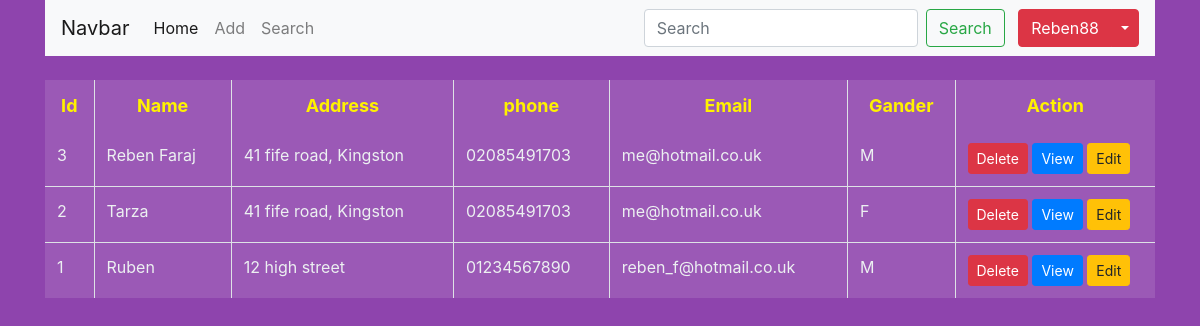
The page / on the database its author committed.
### tables this page shows
CREATE TABLE `app` (
  `id` int(11) NOT NULL,
  `name` varchar(15) NOT NULL,
  `address` varchar(255) NOT NULL,
  `email` varchar(255) NOT NULL,
  `gander` varchar(5) NOT NULL,
  `phone` varchar(18) NOT NULL
);

### index.php (the view, shortened to what this page needs)
<!DOCTYPE html>
<html lang="pt-br">
    <head>
        <link rel="stylesheet" href="assets/css/bootstrap.min.css">
        <link rel="stylesheet" href="assets/css/custom.css">
    </head>
    <body>
        <div class="container">
            <nav class="navbar navbar-expand-lg navbar-light bg-light">
                <a class="navbar-brand" href="#">Navbar</a>
                <div class="collapse navbar-collapse" id="navbarTogglerDemo03">
                    <ul class="navbar-nav mr-auto mt-2 mt-lg-0">
                        <li class="nav-item active">
                            <a class="nav-link" href="index.php">Home <span class="sr-only">(current)</span></a>
                        </li>
                        <li class="nav-item">
                            <a class="nav-link" href="create.php">Add</a>
                        </li>
                        <li class="nav-item">
                            <a class="nav-link" href="search.php">Search </a>
                        </li>
                    </ul>
                    <form class="form-inline my-2 my-lg-0">
                        <input class="form-control mr-sm-2" type="search" placeholder="Search" aria-label="Search">
                        <button class="btn btn-outline-success my-2 my-sm-0" type="submit">Search</button>
                        <div class="btn-group">
                            <button type="button" class="btn btn-danger">Reben88</button>
                            <button type="button" class="btn btn-danger dropdown-toggle dropdown-toggle-split" data-toggle="dropdown" aria-haspopup="true" aria-expanded="false">
                            </button>
                        </div>
                    </form>
                </div>
            </nav>
            <div class="row">
                <div class="container">
                    <div class="clear-fix"><br></div>
                    <table class="table table-bordered tb">
                        <thead class="th">
                            <tr>
                                <th scope="col">Id</th>
                                <th scope="col">Name</th>
                                <th scope="col">Address</th>
                                <th scope="col">phone</th>
                                <th scope="col">Email</th>
                                <th scope="col">Gander</th>
                                <th scope="col">Action</th>
                            </tr>
                        </thead>
                        <tbody class="tbody">
                            <?php
                            $pdo = Config::connector();
                            $sql = 'SELECT * FROM app ORDER BY id DESC';
                            foreach($pdo->query($sql)as $row)
                            {
                            echo '<tr>';
                                            echo '<td>'. $row['id'] . '</td>';
                                echo '<td>'. $row['name'] . '</td>';
                                echo '<td>'. $row['address'] . '</td>';
                                echo '<td>'. $row['phone'] . '</td>';
                                echo '<td>'. $row['email'] . '</td>';
                                echo '<td>'. $row['gander'] . '</td>';
                                echo'
                                <td width=200>
                                    <form action="delete.php?id='.$row['id'].'" method="POST">
                                        <button class="btn btn-danger btn-sm" name="archive" type="submit" onclick="archiveFunction()">  Delete</button>
                                        <input type="hidden" name="id" id="id" value='. $row['name'] .'>
                                         <a class="btn btn-primary btn-sm" href="read.php?id='.$row['id'].'">View</a>
                                    <a class="btn btn-warning btn-sm" href="update.php?id='.$row['id'].'">Edit</a>
                                    </td>';
                            echo '</tr>';
                            }
                            ?>
                        </tbody>
                    </table>
                </div>
            </div>
            <link rel="stylesheet" type="text/css" href="https://cdnjs.cloudflare.com/ajax/libs/sweetalert/1.1.3/sweetalert.min.css">
        </body>
    </html>

### assets/css/custom.css (style rules this page uses)
body { background-color: #8e44ad; color: white ; }
.tb { color:#ecf0f1; border:0; border-style: hidden; background-color: #9b59b6; }
.tbody { border:10px; border-color: yellow; }
.th { background-color: #9b59b6; font-size: 18px; text-align: center; font-weight: bolder; color: #fff200; border:0; border-style: hidden; }

### rows shown on the page
app: id "3", name "Reben Faraj", address "41 fife road, Kingston", phone "02085491703", email "me@hotmail.co.uk", gander "M"
app: id "2", name "Tarza", address "41 fife road, Kingston", phone "02085491703", email "me@hotmail.co.uk", gander "F"
app: id "1", name "Ruben", address "12 high street", phone "01234567890", email "reben_f@hotmail.co.uk", gander "M"
